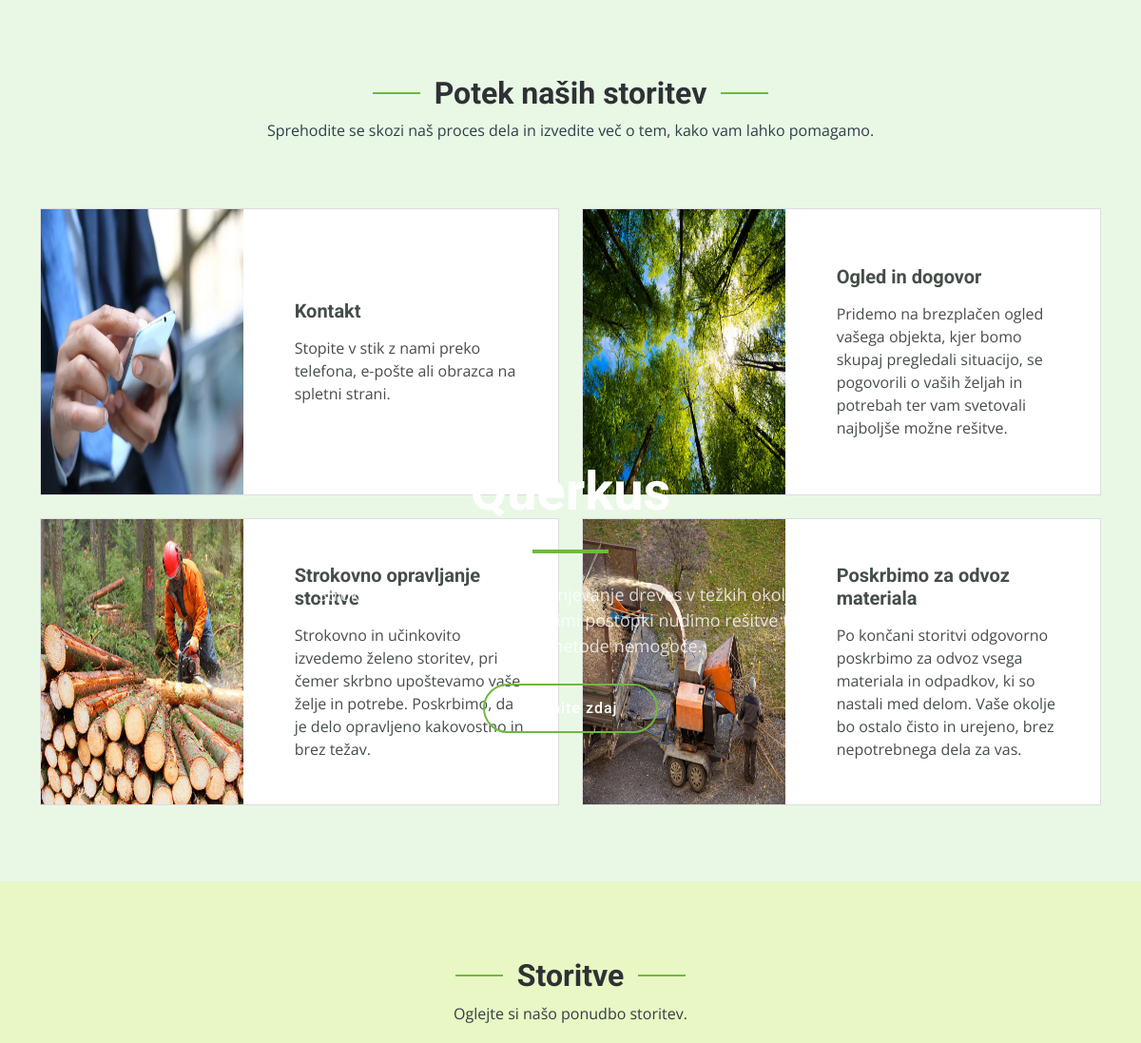
Before: / (middle part) with the older database file.
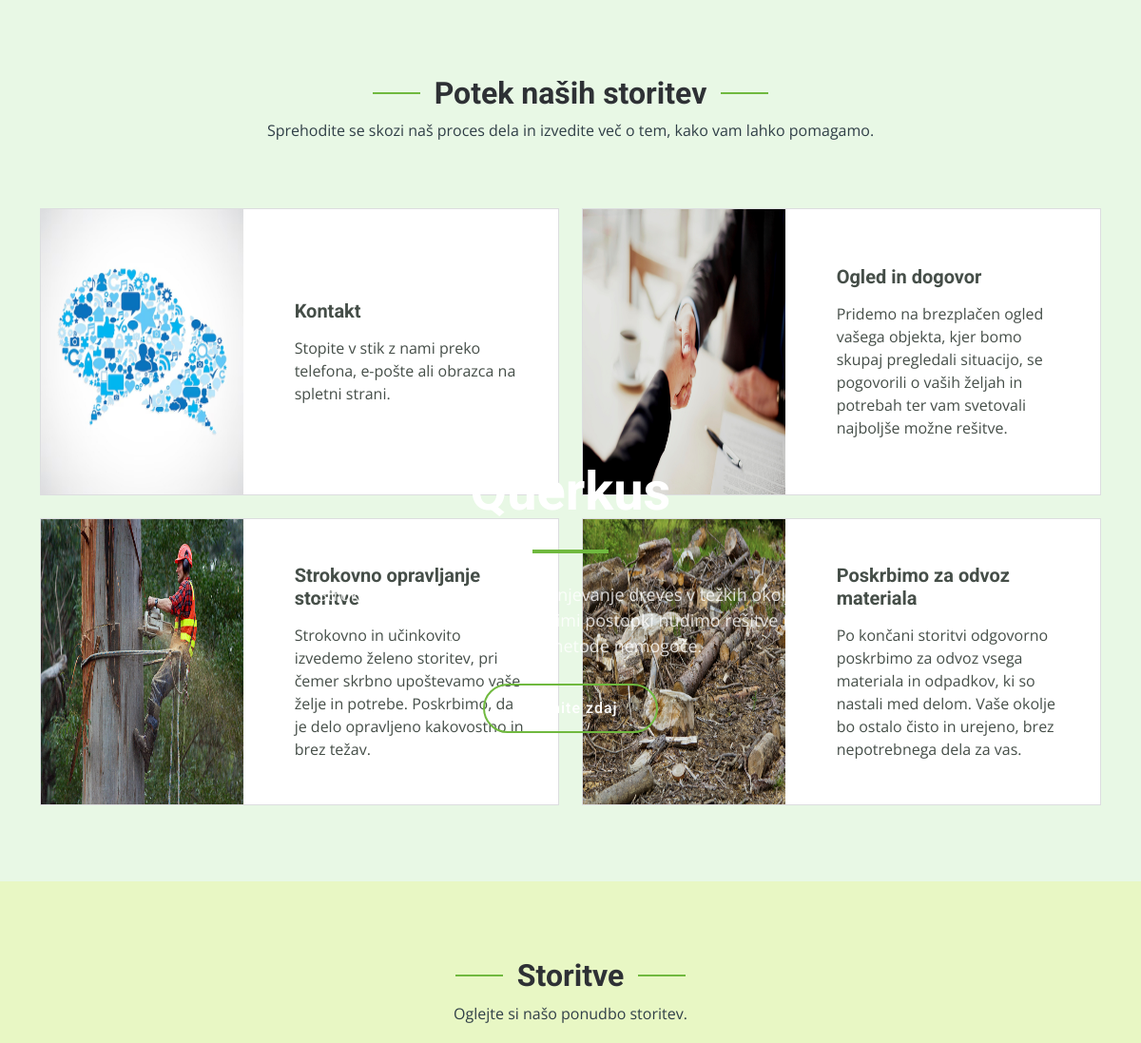
After: the same page with the newer database file.
### company_website/models.py (models this page shows, shortened)
class ServiceProcess(models.Model):
    title = models.CharField(max_length=100)
    description = models.TextField()
    image = models.ImageField()

### company_website/views.py (the view, shortened to what this page needs)
# urls.py: path('', views.home, name='home'),
def home(request):
    service_process = ServiceProcess.objects.all()
    services = Service.objects.all()
    testimonials = Testimonial.objects.all()
    form = InquiryForm()
    context = {
        'service_process': service_process,
        'services': services,
        'form': form,
        'testimonials': testimonials,
    }
    return render(request, 'home.html', context)

### company_website/templates/home.html (shortened to what this page needs)
{% load static %}
<!DOCTYPE html>
<html lang="en">
<head>
  <link href=" {% static 'company_website/assets/vendor/bootstrap/css/bootstrap.min.css' %} " rel="stylesheet">
  <link href=" {% static 'company_website/assets/vendor/bootstrap-icons/bootstrap-icons.css' %} " rel="stylesheet">
  <link href=" {% static 'company_website/assets/vendor/fontawesome-free/css/all.min.css' %} " rel="stylesheet">
  <link href=" {% static 'company_website/assets/vendor/aos/aos.css' %} " rel="stylesheet">
  <link href=" {% static 'company_website/assets/vendor/glightbox/css/glightbox.min.css' %} " rel="stylesheet">
  <link href=" {% static 'company_website/assets/vendor/swiper/swiper-bundle.min.css' %} " rel="stylesheet">
  <link href=" {% static 'company_website/assets/css/main.css' %} " rel="stylesheet">
</head>
<body>
  <section id="hero" class="hero">
    <div class="info d-flex align-items-center">
      <div class="container">
        <div class="row justify-content-center">
          <div class="col-lg-6 text-center">
            <h2 data-aos="fade-down"><span>Querkus</span></h2>
            <p data-aos="fade-up">Strokovnjaki za nego in odstranjevanje dreves v težkih okoljih. Z minimalno škodo in učinkovitimi postopki nudimo rešitve tam, kjer so druge metode nemogoče.</p>
            <a data-aos="fade-up" data-aos-delay="200" href="#get-started" class="btn-get-started">Začnite zdaj</a>
          </div>
        </div>
      </div>
    </div>
  </section>
  <main id="main">
    <section id="constructions" class="constructions">
      <div class="container" data-aos="fade-up">
        <div class="section-header">
          <h2>Potek naših storitev</h2>
          <p>Sprehodite se skozi naš proces dela in izvedite več o tem, kako vam lahko pomagamo.</p>
        </div>
        <div class="row gy-4">
          {% for step in service_process %}
          <div class="col-lg-6" data-aos="fade-up" data-aos-delay="100">
            <div class="card-item">
              <div class="row">
                <div class="col-xl-5">
                  <img src="{% static 'company_website/assets/img/' %}{{ step.image }}" alt="{{ step.title }}" class="img-fluid card-bg">
                </div>
                <div class="col-xl-7 d-flex align-items-center">
                  <div class="card-body">
                    <h4 class="card-title">{{ step.title }}</h4>
                    <p>{{ step.description }}</p>
                  </div>
                </div>
              </div>
            </div>
          </div>
          {% endfor %}
        </div>
      </div>
    </section>
<section id="services" class="services section-bg">
  <div class="container" data-aos="fade-up">
    <div class="section-header">
      <h2>Storitve</h2>
      <p>Oglejte si našo ponudbo storitev.</p>
    </div>
  </div>
</section>
  </main>
</body>
</html>

### static/company_website/assets/css/main.css (style rules this page uses)
:root { --font-default: "Open Sans", system-ui, -apple-system, "Segoe UI", Roboto, "Helvetica Neue", Arial, "Noto Sans", "Liberation Sans", sans-serif, "Apple Color Emoji", "Segoe UI Emoji", "Segoe UI Symbol", "Noto Color Emoji"; --font-primary: "Roboto", sans-serif; --font-secondary: "Work Sans", sans-serif; }
:root { --color-default: #303f47; --color-primary: #70b93f; --color-secondary: #454e48; --color-bg: rgba(178, 231, 168, 0.3); --color-bg2: rgba(178, 228, 61, 0.3); }
:root { scroll-behavior: smooth; }
body { font-family: var(--font-default); color: var(--color-default); overflow-x: hidden; }
a { color: var(--color-primary); text-decoration: none; }
h1, h2, h3, h4, h5, h6 { font-family: var(--font-primary); }
section { padding: 80px 0; overflow: hidden; }
.section-bg { background-color: rgba(178, 228, 61, 0.3); }
.section-header { text-align: center; padding-bottom: 70px; }
.section-header h2 { font-size: 32px; font-weight: 700; position: relative; color: #2e3135; }
.section-header h2:before, .section-header h2:after { content: ""; width: 50px; height: 2px; background: var(--color-primary); display: inline-block; }
.section-header h2:before { margin: 0 15px 10px 0; }
.section-header h2:after { margin: 0 0 10px 15px; }
.section-header p { margin: 0 auto 0 auto; }
@media (min-width: 1199px) { .section-header p { max-width: 60%; } }
.constructions { background-color: var(--color-bg); }
.constructions .card-item { border: 1px solid rgba(82, 86, 94, 0.2); background: #fff; position: relative; border-radius: 0; }
.constructions .card-item .card-bg { min-height: 300px; background-size: cover; background-position: center; background-repeat: no-repeat; }
.constructions .card-item .card-body { padding: 30px; }
.constructions .card-item h4 { font-weight: 700; font-size: 20px; margin-bottom: 15px; color: var(--color-secondary); }
.constructions .card-item p { color: var(--color-secondary); margin: 0; }
.hero { overflow-x: hidden; padding: 0; }
.hero .info { position: absolute; inset: 0; z-index: 2; }
.hero .info h2 { color: #fff; margin-bottom: 30px; padding-bottom: 30px; font-size: 56px; font-weight: 700; position: relative; }
.hero .info h2:after { content: ""; position: absolute; display: block; width: 80px; height: 4px; background: var(--color-primary); left: 0; right: 0; bottom: 0; margin: auto; }
.hero .info p { color: rgba(255, 255, 255, 0.8); font-size: 18px; }
.hero .info .btn-get-started { font-family: var(--font-primary); font-weight: 500; font-size: 16px; letter-spacing: 1px; display: inline-block; padding: 12px 40px; border-radius: 50px; transition: 0.5s; margin: 10px; color: #fff; border: 2px solid var(--color-primary); }

Changed rows visible on the page:
changed ServiceProcess "Kontakt": image: a different picture
changed ServiceProcess "Ogled in dogovor": image: a different picture
changed ServiceProcess "Strokovno opravljanje storitve": image: a different picture
changed ServiceProcess "Poskrbimo za odvoz materiala": image: a different picture
